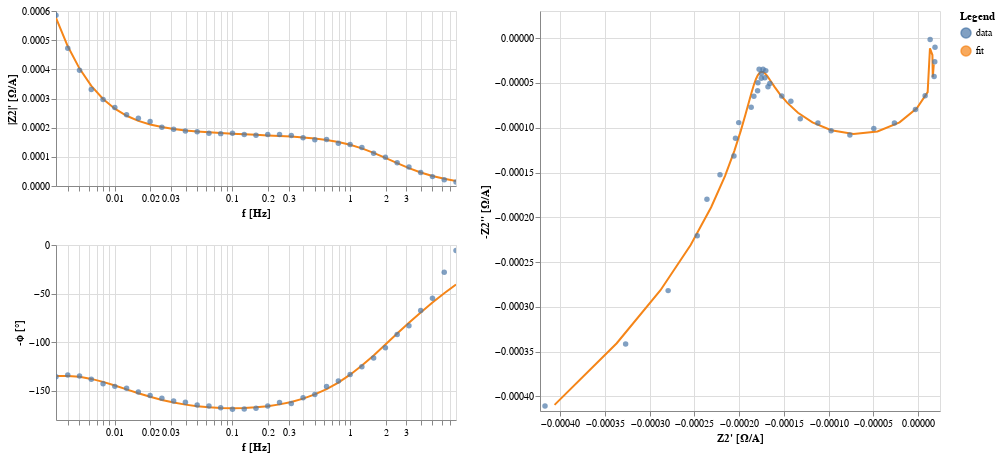

Here is the notebook cell this chart was saved with:
### Code cell
NLEIS_plot

### Figure 1 — Vega-Lite specification as saved in the notebook (floating-point values rounded to 4 significant figures)
{"config": {"view": {"continuousWidth": 300, "continuousHeight": 300}, "background": "#FFFFFF"}, "hconcat": [{"vconcat": [{"layer": [{"data": {"name": "data-c248fa917d346dc2cb5741d5d664719a"}, "mark": {"type": "line"}, "encoding": {"color": {"field": "kind", "type": "nominal"}, "x": {"axis": {"title": "f [Hz]"}, "field": "f", "scale": {"nice": false, "type": "log"}, "sort": null, "type": "quantitative"}, "y": {"axis": {"title": "|Z2|' [Ω/A]"}, "field": "mag", "sort": null, "type": "quantitative"}}, "transform": [{"calculate": "sqrt(pow(datum.z_real,2) + pow(datum.z_imag,2))", "as": "mag"}, {"calculate": "-(180/PI)*atan2(datum.z_imag,datum.z_real)", "as": "neg_phase"}]}, {"data": {"name": "data-3107c2af965accdb9caec02ae176b6dd"}, "mark": {"type": "circle"}, "encoding": {"color": {"field": "kind", "type": "nominal"}, "size": {"condition": {"param": "param_4", "value": 80, "empty": false}, "value": 30}, "x": {"axis": {"title": "f [Hz]"}, "field": "f", "scale": {"nice": false, "type": "log"}, "sort": null, "type": "quantitative"}, "y": {"axis": {"title": "|Z2|' [Ω/A]"}, "field": "mag", "sort": null, "type": "quantitative"}}, "name": "view_4", "transform": [{"calculate": "sqrt(pow(datum.z_real,2) + pow(datum.z_imag,2))", "as": "mag"}, {"calculate": "-(180/PI)*atan2(datum.z_imag,datum.z_real)", "as": "neg_phase"}]}], "height": 175.0, "width": 400}, {"layer": [{"data": {"name": "data-c248fa917d346dc2cb5741d5d664719a"}, "mark": {"type": "line"}, "encoding": {"color": {"field": "kind", "type": "nominal"}, "x": {"axis": {"title": "f [Hz]"}, "field": "f", "scale": {"nice": false, "type": "log"}, "sort": null, "type": "quantitative"}, "y": {"axis": {"title": "-ϕ [°]"}, "field": "neg_phase", "sort": null, "type": "quantitative"}}, "transform": [{"calculate": "sqrt(pow(datum.z_real,2) + pow(datum.z_imag,2))", "as": "mag"}, {"calculate": "-(180/PI)*atan2(datum.z_imag,datum.z_real)", "as": "neg_phase"}]}, {"data": {"name": "data-3107c2af965accdb9caec02ae176b6dd"}, "mark": {"type": "circle"}, "encoding": {"color": {"field": "kind", "type": "nominal"}, "size": {"condition": {"param": "param_4", "value": 80, "empty": false}, "value": 30}, "x": {"axis": {"title": "f [Hz]"}, "field": "f", "scale": {"nice": false, "type": "log"}, "sort": null, "type": "quantitative"}, "y": {"axis": {"title": "-ϕ [°]"}, "field": "neg_phase", "sort": null, "type": "quantitative"}}, "name": "view_5", "transform": [{"calculate": "sqrt(pow(datum.z_real,2) + pow(datum.z_imag,2))", "as": "mag"}, {"calculate": "-(180/PI)*atan2(datum.z_imag,datum.z_real)", "as": "neg_phase"}]}], "height": 175.0, "width": 400}]}, {"layer": [{"data": {"name": "data-c248fa917d346dc2cb5741d5d664719a"}, "mark": {"type": "line"}, "encoding": {"color": {"field": "kind", "type": "nominal"}, "x": {"axis": {"title": "Z2' [Ω/A]"}, "field": "z_real", "scale": {"domain": [-0.0004167, 1.883e-05], "nice": false, "padding": 5}, "sort": null, "type": "quantitative"}, "y": {"axis": {"title": "-Z2'' [Ω/A]"}, "field": "neg_z_imag", "scale": {"domain": [-0.0004107, 2.482e-05], "nice": false, "padding": 5}, "sort": null, "type": "quantitative"}}, "transform": [{"calculate": "-datum.z_imag", "as": "neg_z_imag"}]}, {"data": {"name": "data-3107c2af965accdb9caec02ae176b6dd"}, "mark": {"type": "circle"}, "encoding": {"color": {"field": "kind", "legend": {"title": "Legend"}, "type": "nominal"}, "size": {"condition": {"param": "param_4", "value": 80, "empty": false}, "value": 30}, "x": {"axis": {"title": "Z2' [Ω/A]"}, "field": "z_real", "scale": {"domain": [-0.0004167, 1.883e-05], "nice": false, "padding": 5}, "sort": null, "type": "quantitative"}, "y": {"axis": {"title": "-Z2'' [Ω/A]"}, "field": "neg_z_imag", "scale": {"domain": [-0.0004107, 2.482e-05], "nice": false, "padding": 5}, "sort": null, "type": "quantitative"}}, "name": "view_6", "transform": [{"calculate": "-datum.z_imag", "as": "neg_z_imag"}]}], "height": 400, "width": 400}], "params": [{"name": "param_4", "select": {"type": "point", "fields": ["f"], "nearest": true, "on": "mouseover"}, "views": ["view_4", "view_5", "view_6"]}, {"name": "param_6", "select": {"type": "interval", "encodings": ["x", "y"]}, "bind": "scales", "views": ["view_4", "view_5"]}, {"name": "param_5", "select": {"type": "interval", "encodings": ["x", "y"]}, "bind": "scales", "views": ["view_6"]}], "$schema": "https://vega.github.io/schema/vega-lite/v5.8.0.json", "datasets": {"data-c248fa917d346dc2cb5741d5d664719a": [{"f": 0.003162, "z_real": -0.0004061, "z_imag": 0.0004095, "kind": "fit", "fmt": "-"}, {"f": 0.003981, "z_real": -0.0003366, "z_imag": 0.0003407, "kind": "fit", "fmt": "-"}, {"f": 0.005012, "z_real": -0.0002878, "z_imag": 0.0002815, "kind": "fit", "fmt": "-"}, {"f": 0.00631, "z_real": -0.0002541, "z_imag": 0.000231, "kind": "fit", "fmt": "-"}, {"f": 0.007943, "z_real": -0.0002312, "z_imag": 0.0001888, "kind": "fit", "fmt": "-"}, {"f": 0.01, "z_real": -0.0002157, "z_imag": 0.000154, "kind": "fit", "fmt": "-"}, {"f": 0.01259, "z_real": -0.0002052, "z_imag": 0.0001258, "kind": "fit", "fmt": "-"}, {"f": 0.01585, "z_real": -0.000198, "z_imag": 0.0001032, "kind": "fit", "fmt": "-"}, {"f": 0.01995, "z_real": -0.0001928, "z_imag": 8.524e-05, "kind": "fit", "fmt": "-"}, {"f": 0.02512, "z_real": -0.000189, "z_imag": 7.116e-05, "kind": "fit", "fmt": "-"}, {"f": 0.03162, "z_real": -0.000186, "z_imag": 6.024e-05, "kind": "fit", "fmt": "-"}, {"f": 0.03981, "z_real": -0.0001834, "z_imag": 5.192e-05, "kind": "fit", "fmt": "-"}, {"f": 0.05012, "z_real": -0.0001812, "z_imag": 4.576e-05, "kind": "fit", "fmt": "-"}, {"f": 0.0631, "z_real": -0.0001791, "z_imag": 4.145e-05, "kind": "fit", "fmt": "-"}, {"f": 0.07943, "z_real": -0.0001772, "z_imag": 3.877e-05, "kind": "fit", "fmt": "-"}, {"f": 0.1, "z_real": -0.0001752, "z_imag": 3.756e-05, "kind": "fit", "fmt": "-"}, {"f": 0.1259, "z_real": -0.0001731, "z_imag": 3.779e-05, "kind": "fit", "fmt": "-"}, {"f": 0.1585, "z_real": -0.0001709, "z_imag": 3.946e-05, "kind": "fit", "fmt": "-"}, {"f": 0.1995, "z_real": -0.0001682, "z_imag": 4.265e-05, "kind": "fit", "fmt": "-"}, {"f": 0.2512, "z_real": -0.0001649, "z_imag": 4.746e-05, "kind": "fit", "fmt": "-"}, {"f": 0.3162, "z_real": -0.0001605, "z_imag": 5.401e-05, "kind": "fit", "fmt": "-"}, {"f": 0.3981, "z_real": -0.0001545, "z_imag": 6.232e-05, "kind": "fit", "fmt": "-"}, {"f": 0.5012, "z_real": -0.000146, "z_imag": 7.224e-05, "kind": "fit", "fmt": "-"}, {"f": 0.631, "z_real": -0.0001342, "z_imag": 8.32e-05, "kind": "fit", "fmt": "-"}, {"f": 0.7943, "z_real": -0.000118, "z_imag": 9.403e-05, "kind": "fit", "fmt": "-"}, {"f": 1.0, "z_real": -9.71e-05, "z_imag": 0.0001027, "kind": "fit", "fmt": "-"}, {"f": 1.259, "z_real": -7.212e-05, "z_imag": 0.0001068, "kind": "fit", "fmt": "-"}, {"f": 1.585, "z_real": -4.544e-05, "z_imag": 0.0001041, "kind": "fit", "fmt": "-"}, {"f": 1.995, "z_real": -2.074e-05, "z_imag": 9.393e-05, "kind": "fit", "fmt": "-"}, {"f": 2.512, "z_real": -1.514e-06, "z_imag": 7.818e-05, "kind": "fit", "fmt": "-"}, {"f": 3.162, "z_real": 1.063e-05, "z_imag": 6.026e-05, "kind": "fit", "fmt": "-"}, {"f": 3.981, "z_real": 1.635e-05, "z_imag": 4.338e-05, "kind": "fit", "fmt": "-"}, {"f": 5.012, "z_real": 1.749e-05, "z_imag": 2.938e-05, "kind": "fit", "fmt": "-"}, {"f": 6.31, "z_real": 1.595e-05, "z_imag": 1.877e-05, "kind": "fit", "fmt": "-"}, {"f": 7.943, "z_real": 1.32e-05, "z_imag": 1.135e-05, "kind": "fit", "fmt": "-"}], "data-3107c2af965accdb9caec02ae176b6dd": [{"f": 0.003162, "z_real": -0.0004167, "z_imag": 0.0004107, "kind": "data", "fmt": "o"}, {"f": 0.003981, "z_real": -0.0003267, "z_imag": 0.0003415, "kind": "data", "fmt": "o"}, {"f": 0.005012, "z_real": -0.0002792, "z_imag": 0.0002819, "kind": "data", "fmt": "o"}, {"f": 0.00631, "z_real": -0.0002467, "z_imag": 0.0002207, "kind": "data", "fmt": "o"}, {"f": 0.007943, "z_real": -0.0002359, "z_imag": 0.0001799, "kind": "data", "fmt": "o"}, {"f": 0.01, "z_real": -0.0002213, "z_imag": 0.0001526, "kind": "data", "fmt": "o"}, {"f": 0.01259, "z_real": -0.0002057, "z_imag": 0.0001314, "kind": "data", "fmt": "o"}, {"f": 0.01585, "z_real": -0.000204, "z_imag": 0.0001116, "kind": "data", "fmt": "o"}, {"f": 0.01995, "z_real": -0.0002004, "z_imag": 9.425e-05, "kind": "data", "fmt": "o"}, {"f": 0.02512, "z_real": -0.0001864, "z_imag": 7.72e-05, "kind": "data", "fmt": "o"}, {"f": 0.03162, "z_real": -0.0001834, "z_imag": 6.48e-05, "kind": "data", "fmt": "o"}, {"f": 0.03981, "z_real": -0.0001793, "z_imag": 5.877e-05, "kind": "data", "fmt": "o"}, {"f": 0.05012, "z_real": -0.0001789, "z_imag": 4.966e-05, "kind": "data", "fmt": "o"}, {"f": 0.0631, "z_real": -0.0001752, "z_imag": 4.464e-05, "kind": "data", "fmt": "o"}, {"f": 0.07943, "z_real": -0.0001752, "z_imag": 3.937e-05, "kind": "data", "fmt": "o"}, {"f": 0.1, "z_real": -0.0001776, "z_imag": 3.453e-05, "kind": "data", "fmt": "o"}, {"f": 0.1259, "z_real": -0.0001732, "z_imag": 3.459e-05, "kind": "data", "fmt": "o"}, {"f": 0.1585, "z_real": -0.0001702, "z_imag": 3.617e-05, "kind": "data", "fmt": "o"}, {"f": 0.1995, "z_real": -0.0001711, "z_imag": 4.421e-05, "kind": "data", "fmt": "o"}, {"f": 0.2512, "z_real": -0.0001677, "z_imag": 5.415e-05, "kind": "data", "fmt": "o"}, {"f": 0.3162, "z_real": -0.0001656, "z_imag": 5.05e-05, "kind": "data", "fmt": "o"}, {"f": 0.3981, "z_real": -0.0001523, "z_imag": 6.455e-05, "kind": "data", "fmt": "o"}, {"f": 0.5012, "z_real": -0.0001422, "z_imag": 7.039e-05, "kind": "data", "fmt": "o"}, {"f": 0.631, "z_real": -0.0001317, "z_imag": 9e-05, "kind": "data", "fmt": "o"}, {"f": 0.7943, "z_real": -0.0001119, "z_imag": 9.466e-05, "kind": "data", "fmt": "o"}, {"f": 1.0, "z_real": -9.721e-05, "z_imag": 0.0001034, "kind": "data", "fmt": "o"}, {"f": 1.259, "z_real": -7.625e-05, "z_imag": 0.0001081, "kind": "data", "fmt": "o"}, {"f": 1.585, "z_real": -4.952e-05, "z_imag": 0.0001008, "kind": "data", "fmt": "o"}, {"f": 1.995, "z_real": -2.649e-05, "z_imag": 9.46e-05, "kind": "data", "fmt": "o"}, {"f": 2.512, "z_real": -2.995e-06, "z_imag": 7.972e-05, "kind": "data", "fmt": "o"}, {"f": 3.162, "z_real": 7.826e-06, "z_imag": 6.43e-05, "kind": "data", "fmt": "o"}, {"f": 3.981, "z_real": 1.785e-05, "z_imag": 4.285e-05, "kind": "data", "fmt": "o"}, {"f": 5.012, "z_real": 1.857e-05, "z_imag": 2.623e-05, "kind": "data", "fmt": "o"}, {"f": 6.31, "z_real": 1.883e-05, "z_imag": 1.002e-05, "kind": "data", "fmt": "o"}, {"f": 7.943, "z_real": 1.341e-05, "z_imag": 1.328e-06, "kind": "data", "fmt": "o"}]}}
